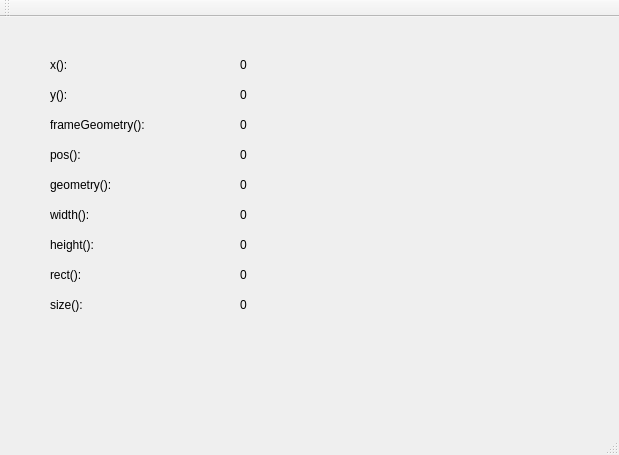
<?xml version="1.0" encoding="UTF-8"?>
<ui version="4.0">
 <class>zqd</class>
 <widget class="QMainWindow" name="zqd">
  <property name="geometry">
   <rect>
    <x>0</x>
    <y>0</y>
    <width>619</width>
    <height>455</height>
   </rect>
  </property>
  <property name="windowTitle">
   <string>zqd</string>
  </property>
  <widget class="QWidget" name="centralWidget">
   <widget class="QLabel" name="label">
    <property name="geometry">
     <rect>
      <x>50</x>
      <y>40</y>
      <width>72</width>
      <height>15</height>
     </rect>
    </property>
    <property name="text">
     <string>x():</string>
    </property>
   </widget>
   <widget class="QLabel" name="label_2">
    <property name="geometry">
     <rect>
      <x>50</x>
      <y>70</y>
      <width>72</width>
      <height>15</height>
     </rect>
    </property>
    <property name="text">
     <string>y():</string>
    </property>
   </widget>
   <widget class="QLabel" name="label_3">
    <property name="geometry">
     <rect>
      <x>50</x>
      <y>100</y>
      <width>141</width>
      <height>16</height>
     </rect>
    </property>
    <property name="text">
     <string>frameGeometry():</string>
    </property>
   </widget>
   <widget class="QLabel" name="label_4">
    <property name="geometry">
     <rect>
      <x>50</x>
      <y>130</y>
      <width>72</width>
      <height>15</height>
     </rect>
    </property>
    <property name="text">
     <string>pos():</string>
    </property>
   </widget>
   <widget class="QLabel" name="xlabel">
    <property name="geometry">
     <rect>
      <x>240</x>
      <y>40</y>
      <width>72</width>
      <height>15</height>
     </rect>
    </property>
    <property name="text">
     <string>0</string>
    </property>
   </widget>
   <widget class="QLabel" name="ylabel">
    <property name="geometry">
     <rect>
      <x>240</x>
      <y>70</y>
      <width>72</width>
      <height>15</height>
     </rect>
    </property>
    <property name="text">
     <string>0</string>
    </property>
   </widget>
   <widget class="QLabel" name="frameGeolabel">
    <property name="geometry">
     <rect>
      <x>240</x>
      <y>100</y>
      <width>72</width>
      <height>15</height>
     </rect>
    </property>
    <property name="text">
     <string>0</string>
    </property>
   </widget>
   <widget class="QLabel" name="poslabel">
    <property name="geometry">
     <rect>
      <x>240</x>
      <y>130</y>
      <width>72</width>
      <height>15</height>
     </rect>
    </property>
    <property name="text">
     <string>0</string>
    </property>
   </widget>
   <widget class="QLabel" name="label_5">
    <property name="geometry">
     <rect>
      <x>50</x>
      <y>160</y>
      <width>101</width>
      <height>16</height>
     </rect>
    </property>
    <property name="text">
     <string>geometry():</string>
    </property>
   </widget>
   <widget class="QLabel" name="geolabel">
    <property name="geometry">
     <rect>
      <x>240</x>
      <y>160</y>
      <width>72</width>
      <height>15</height>
     </rect>
    </property>
    <property name="text">
     <string>0</string>
    </property>
   </widget>
   <widget class="QLabel" name="label_6">
    <property name="geometry">
     <rect>
      <x>50</x>
      <y>190</y>
      <width>72</width>
      <height>15</height>
     </rect>
    </property>
    <property name="text">
     <string>width():</string>
    </property>
   </widget>
   <widget class="QLabel" name="widthlabel">
    <property name="geometry">
     <rect>
      <x>240</x>
      <y>190</y>
      <width>72</width>
      <height>15</height>
     </rect>
    </property>
    <property name="text">
     <string>0</string>
    </property>
   </widget>
   <widget class="QLabel" name="label_7">
    <property name="geometry">
     <rect>
      <x>50</x>
      <y>220</y>
      <width>72</width>
      <height>15</height>
     </rect>
    </property>
    <property name="text">
     <string>height():</string>
    </property>
   </widget>
   <widget class="QLabel" name="heightlabel">
    <property name="geometry">
     <rect>
      <x>240</x>
      <y>220</y>
      <width>72</width>
      <height>15</height>
     </rect>
    </property>
    <property name="text">
     <string>0</string>
    </property>
   </widget>
   <widget class="QLabel" name="label_8">
    <property name="geometry">
     <rect>
      <x>50</x>
      <y>250</y>
      <width>72</width>
      <height>15</height>
     </rect>
    </property>
    <property name="text">
     <string>rect():</string>
    </property>
   </widget>
   <widget class="QLabel" name="rectlabel">
    <property name="geometry">
     <rect>
      <x>240</x>
      <y>250</y>
      <width>72</width>
      <height>15</height>
     </rect>
    </property>
    <property name="text">
     <string>0</string>
    </property>
   </widget>
   <widget class="QLabel" name="label_9">
    <property name="geometry">
     <rect>
      <x>50</x>
      <y>280</y>
      <width>72</width>
      <height>15</height>
     </rect>
    </property>
    <property name="text">
     <string>size():</string>
    </property>
   </widget>
   <widget class="QLabel" name="sizelabel">
    <property name="geometry">
     <rect>
      <x>240</x>
      <y>280</y>
      <width>72</width>
      <height>15</height>
     </rect>
    </property>
    <property name="text">
     <string>0</string>
    </property>
   </widget>
  </widget>
  <widget class="QMenuBar" name="menuBar">
   <property name="geometry">
    <rect>
     <x>0</x>
     <y>0</y>
     <width>619</width>
     <height>26</height>
    </rect>
   </property>
  </widget>
  <widget class="QToolBar" name="mainToolBar">
   <attribute name="toolBarArea">
    <enum>TopToolBarArea</enum>
   </attribute>
   <attribute name="toolBarBreak">
    <bool>false</bool>
   </attribute>
  </widget>
  <widget class="QStatusBar" name="statusBar"/>
 </widget>
 <layoutdefault spacing="6" margin="11"/>
 <resources/>
 <connections/>
</ui>
